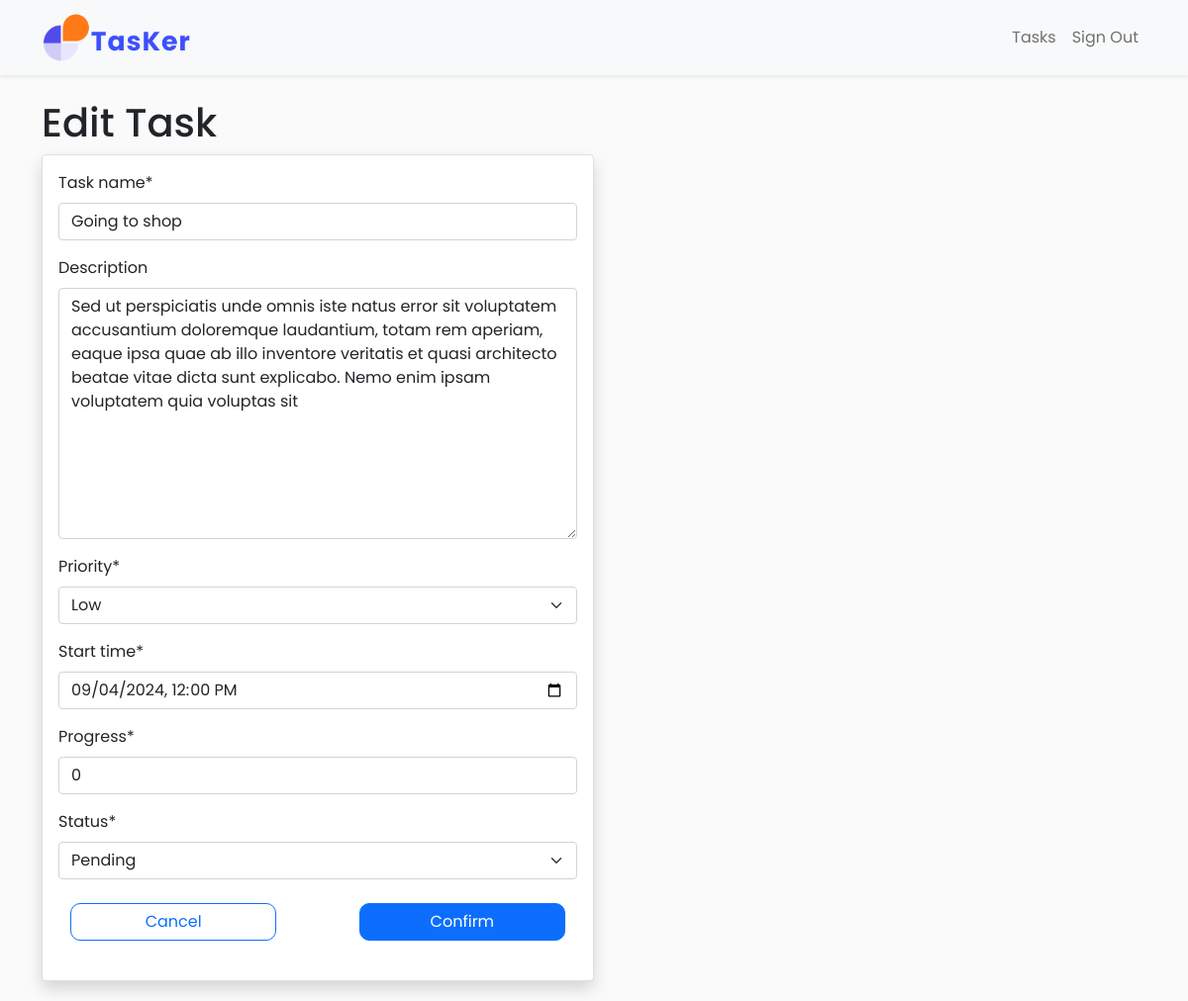
Screenshot of /tasks/edit/1 (signed in) with the database file from the repository.
### tasks/models.py (models this page shows, shortened)
class Task(models.Model):
    task_name = models.CharField(max_length=200, null=False, blank=False)
    description = models.TextField(blank=True)
    priority = models.IntegerField(choices=PRIORITY, default=0)
    user_name = models.ForeignKey(User, on_delete=models.SET_NULL, related_name="task", null=True)
    start_time = models.DateTimeField(null=False, blank=False)
    progress = models.IntegerField(null=False, blank=False)
    status = models.IntegerField(choices=STATUS, default=0)

### tasks/views.py (the view)
# urls.py: path("tasks/edit/<task_id>", views.edit_task, name="edit"),
@login_required
def edit_task(request, task_id):
    retrieved_task = get_object_or_404(Task, id=task_id)
    if retrieved_task.user_name != request.user:
        return redirect('tasks')
    if not request.user == retrieved_task.user_name and not request.user.is_superuser:
        messages.error(request, "You can not edit a task that you did not create")
        return redirect("tasks")
    if request.method == "POST":
        form = TaskForm(request.POST, instance=retrieved_task)
        if form.is_valid():
            form.save()
            messages.success(request, "Your task is updated!")
            return redirect("tasks")
    else:
        form = TaskForm(instance=retrieved_task)
        context = {"form": form, }
        return render(request, 'tasks/edit_task.html', context)

### tasks/forms.py
class TaskForm(forms.ModelForm):
    class Meta:
        model =Task
        fields =('task_name','description','user_name','priority','start_time','progress','status')
        widgets = {
            'start_time': forms.DateTimeInput(attrs={'type': 'datetime-local'}),
            'user_name': forms.HiddenInput()
        }

### tasks/templates/tasks/edit_task.html (shortened to what this page needs)
{% extends "base.html" %}
{% load static %}
{% block content %}
{% load crispy_forms_tags %}
<body>
    <h1>Edit Task</h1>
    <div class="container ">
        <div class="row justify-content-left">
            <div class="col-md-6 p-0">
                <div class="card rounded-3 shadow rounded ">
                    <div class="card-body">
                        <form method="POST" role="form">
                            {{ form | crispy }}
                            <div class="container my-4">
                                <div class="row justify-content-between">
                                    <a href="{% url 'tasks' %}"
                                        class="btn btn-outline-primary col-12 col-md-5 mb-4 mb-md-0">Cancel</a>
                                    <button type="submit" class="btn btn-primary col-12 col-md-5">Confirm</button>
                                </div>
                            </div>
                        </form>
                    </div>
                </div>
            </div>
        </div>
    </div>
</body>
{% endblock %}

### static/css/style.css (style rules this page uses)
body { font-family: Poppins, sans-serif; padding-bottom: 20px; background-color: #FAFAFA; }
p, h1, h2, h3, h4 { font-family: Poppins, sans-serif; }
.btn { border-radius: 10px; }

### rows the page displays
Task: task_name "Going to shop", description "Sed ut perspiciatis unde omnis iste natus error sit voluptatem accusantium doloremque laudantium, totam rem aperiam, eaque ipsa quae ab illo inventore veritatis et quasi architecto beatae vitae dicta sunt explicabo. Nemo enim ipsam voluptatem quia voluptas sit", priority "Low", start_time "09/04/2024 12:00", progress "0", status "Pending"
